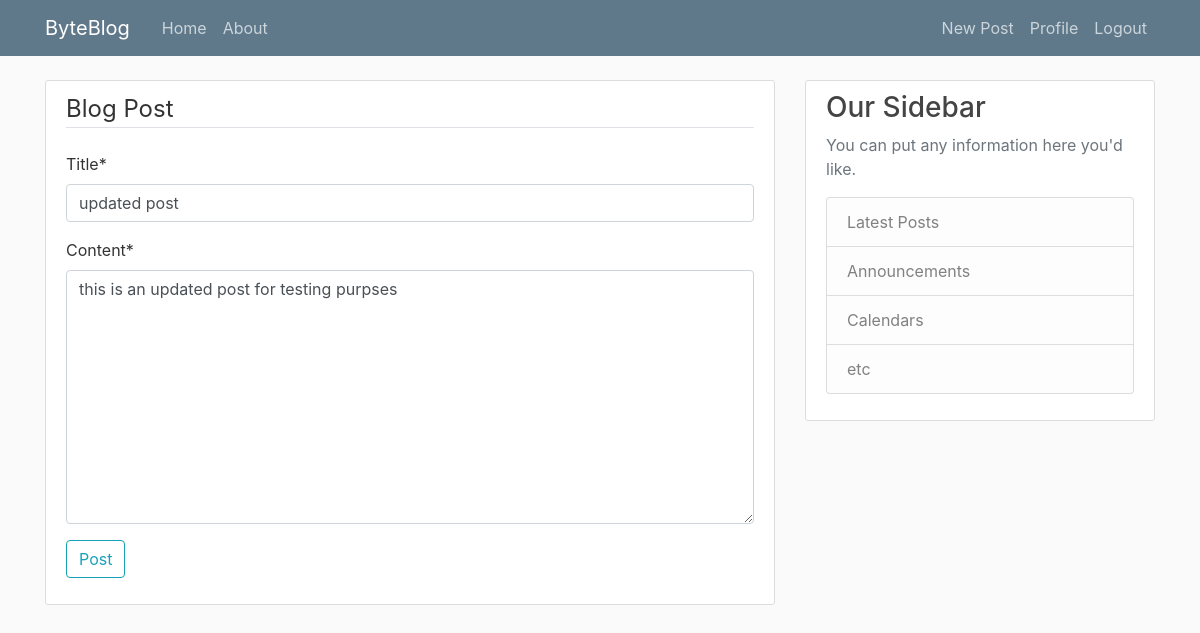
The page /post/4/update/ (signed in) on the database its author committed.
### myblog/models.py (models this page shows, shortened)
class Post(models.Model):
    title = models.CharField(max_length=100)
    content = models.TextField()
    date_posted = models.DateTimeField(default=timezone.now)
    author = models.ForeignKey(User, on_delete=models.CASCADE)

### myblog/views.py (the view, shortened to what this page needs)
# urls.py: path('post/<int:pk>/update/', PostUpdateView.as_view(), name='post-update'),
class PostUpdateView(LoginRequiredMixin, UserPassesTestMixin, UpdateView):
    model = Post
    fields = ['title', 'content']
    def test_func(self):
        post = self.get_object()
        if self.request.user == post.author:
            return True
        return False

### myblog/templates/myblog/post_form.html (shortened to what this page needs)
{% extends 'myblog/base.htm' %}
{% load crispy_forms_tags %}
{% block content %}
<div class="content-section">
    <form method="POST">
        <fieldset class="from-group">
            <legend class="border-bottom mb-4">Blog Post</legend>
            {{ form|crispy }}
        </fieldset>
        <div class="form-group">
            <button class="btn btn-outline-info" type="submit">Post</button>
        </div>
    </form>
</div>
{% endblock %}

### myblog/static/myblog/main.css (style rules this page uses)
body { background: #fafafa; color: #333333; margin-top: 5rem; }
.content-section { background: #ffffff; padding: 10px 20px; border: 1px solid #dddddd; border-radius: 3px; margin-bottom: 20px; }

### rows shown on the page
Post: title "updated post", content "this is an updated post for testing purpses"
